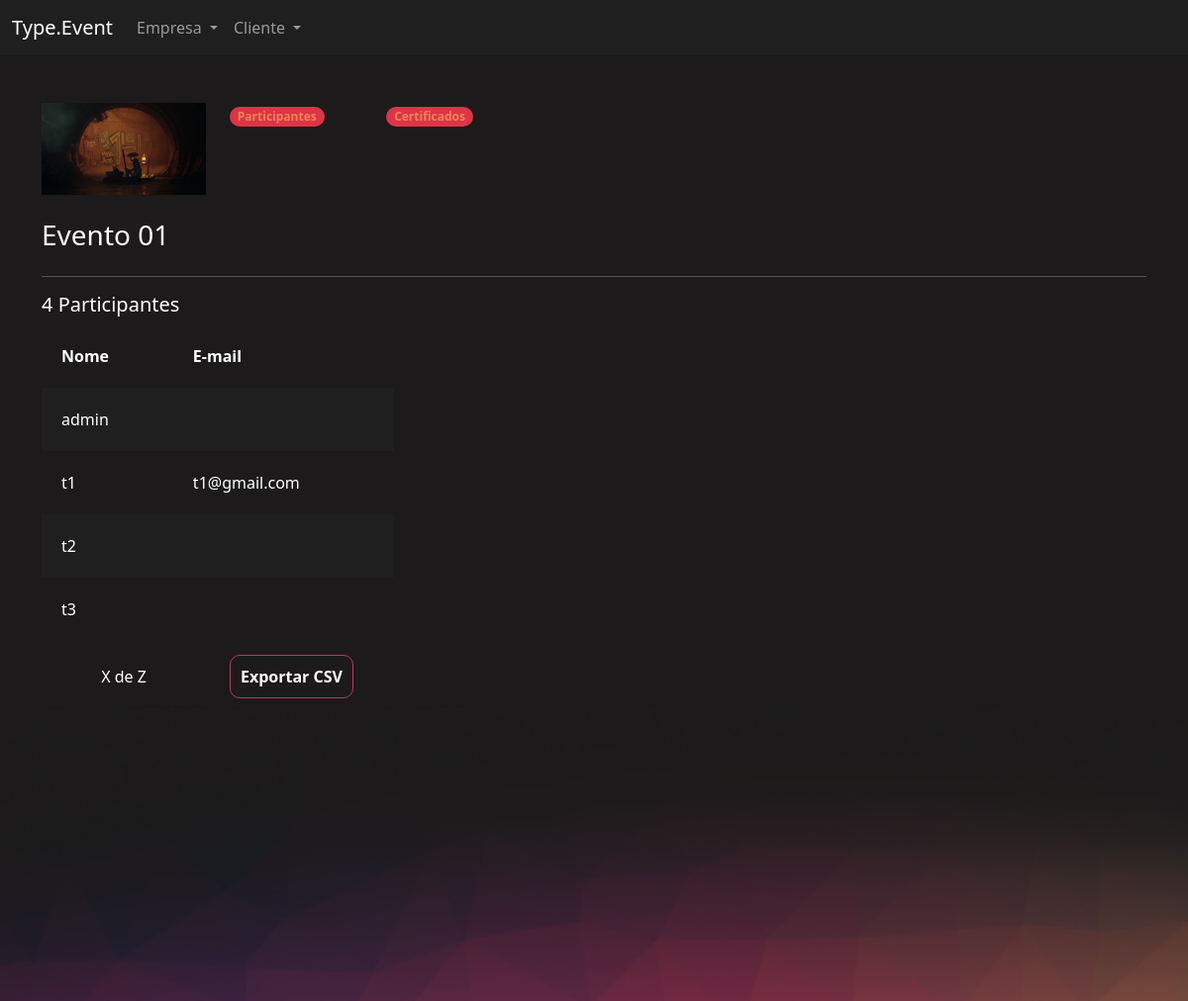
/eventos/participantes_evento/1/ (signed in), run on the app's committed database.
### eventos/models.py (models this page shows, shortened)
class Evento(models.Model):
    criador = models.ForeignKey(User, on_delete=models.DO_NOTHING, null=True, blank=True)
    nome = models.CharField(max_length=200)
    descricao = models.TextField()
    data_inicio = models.DateField()
    data_termino = models.DateField()
    carga_horaria = models.IntegerField()
    logo = models.FileField(upload_to="logos")
    cor_principal = models.CharField(max_length=7)
    cor_secundaria = models.CharField(max_length=7)
    cor_fundo = models.CharField(max_length=7)
    participantes = models.ManyToManyField(User, related_name="evento_participante", blank=True)

### eventos/views.py (the view)
# urls.py: path('participantes_evento/<int:id>/', views.participantes_evento, name="participantes_evento"),
@login_required(login_url='/usuarios/login')
def participantes_evento(request, id):
    evento = get_object_or_404(Evento, id=id)
    if not evento.criador == request.user:
        raise Http404('Esse evento não é seu')
    if request.method == "GET":
        participantes = evento.participantes.all()
        return render(request, 'participantes_evento.html', {'evento': evento, 'participantes': participantes})

### eventos/templates/participantes_evento.html (shortened to what this page needs)
{% extends "bases/base_evento.html" %}
{% load static %}
{% block 'importacoes' %}
    <link href="{% static 'evento/css/gerenciar_evento.css' %}" rel="stylesheet">
{% endblock %}
{% block 'conteudo' %}
  <div class="container">
    <br>
    <br>
    <div class="row">
      <div class="col-md-2">
        <img width="100%" src="/media/{{evento.logo}}">
        <br>
        <br>
        <h3>{{evento.nome}}</h3>
      </div>
      <div class="col-md">
        <div class="row">
          <div class="col-md-2">
            <span class="badge rounded-pill text-bg-danger"><a class="link" href="{% url 'participantes_evento' evento.id %}">Participantes</a></span>
          </div>
          <div class="col-md-2">
            <span class="badge rounded-pill text-bg-danger"><a class="link" href="">Certificados</a></span>
          </div>
        </div>
      </div>
    </div>
    <hr>
    <div class="row">
      <h5>{{evento.participantes.all.count}} Participantes</h5>
      <div class="col-md-4">
        <table>
          <tr>
              <th>Nome</th>
              <th>E-mail</th>
          </tr>
          {% for participante in participantes %}
              <tr class="{% cycle 'linha' 'linha2' %}">
                  <td>{{participante.username}}</td>
                  <td>{{participante.email}}</td>
              </tr>
          {% endfor %}
        </table>
        <br>
        <div class="row">
          <div class="col-md text-center">
            <p>X de Z</p>
          </div>
          <div class="col-md ">
            <a href="{% url 'gerar_csv' evento.id %}" class="btn-principal" style="text-decoration: none;">Exportar CSV</a>
          </div>
        </div>
      </div>
    </div>
  </div>
{% endblock %}

### templates/static/geral/css/base.css (style rules this page uses)
body { color: white !important; }
:root { --main-color: #201F1F; --dark-color: #1C1A1A; --contrast-color: #BE375F; --differential-color: #ED8554; }

### templates/static/evento/css/gerenciar_evento.css (style rules this page uses)
table { width: 100%; padding: 20px; }
.linha { height: 40px; background-color: var(--main-color); padding: 20px; }
td, th { padding: 20px; }

### templates/static/evento/css/evento.css (style rules this page uses)
body { background-color: #1C1A1A; }

### templates/static/usuarios/css/usuarios.css (style rules this page uses)
.link { color: var(--differential-color); text-decoration: none; }
.btn-principal { background-color: transparent; border: 1px solid var(--contrast-color); color: white; padding: 10px; border-radius: 10px; font-weight: bold; }

### data on the page
Evento: logo (picture), nome "Evento 01", participantes.all.count "4"

### other printed values
{{ participante.username }} "admin"
{{ participante.username }} "t1"
{{ participante.email }} "t1@gmail.com"
{{ participante.username }} "t2"
{{ participante.username }} "t3"
